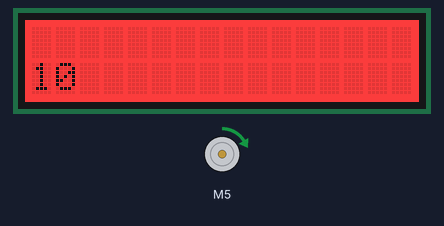
Bench run of a sketch on a simulated Arduino Uno, built with avr-gcc and run on an emulated ATmega328P. Shown: 16×2 character LCD, DC motor (green arrow = forward, orange = backward, longer = faster). What the sketch prints to the serial monitor is not drawn.

Above: at 0.1 s.
At 12.8 s:
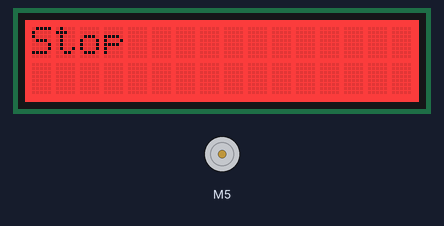
At 26.0 s:
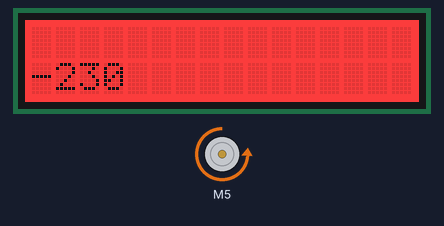
At 39.1 s:
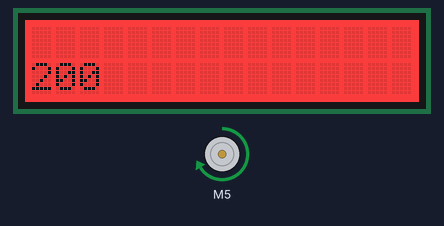
Timing chart, 0 to 40.0 s (numbered marks = the images above):
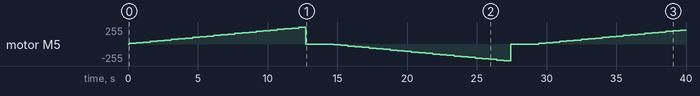

Measured:
- by itself, motor M5: stopped → forward 10/255 at 0.08 s, → forward 20/255 0.50 s later, → forward 30/255 0.51 s later, → forward 40/255 0.51 s later, … (73 changes in this stretch)
- what the display in image 1 shows lasts 2.1 s, from 12.7 s to 14.8 s
- what the display in image 2 shows lasts 0.5 s, from 25.9 s to 26.4 s

The sketch:

Motor_Test_LCD.ino
```cpp
 #include <Wire.h>
 #include "CytronMotorDriver.h"
 #include "rgb_lcd.h"


// Configure the motor driver.
CytronMD motor(PWM_DIR, 5, 6);  // PWM = Pin 3, DIR = Pin 4.
int colorRed = 255;
 int colorGreen = 0;
 int colorBlue = 0;
 //LCD screen selbst
 rgb_lcd lcd;

// The setup routine runs once when you press reset.
void setup() {
   Serial.begin(9600);
   lcd.begin(16, 2);
  lcd.setRGB(255, 0, 0);
}


// The loop routine runs over and over again forever.
void loop() {
  Serial.println("Vorwärts");
  lcd.setCursor(0,0);
  lcd.print("Vorärts");
  for (int i=1;i<26;i++)
  {
    Serial.println(i*10);
    motor.setSpeed(i*10);  // Run forward at 50% speed.
    lcd.clear();
    lcd.setCursor(0,1);
    lcd.print(i*10);
    delay(500);
  }


  Serial.println("Stop");
  lcd.clear();
  lcd.setCursor(0,0);
  lcd.print("Stop");
  motor.setSpeed(0);    // Stop.
  delay(2000);

  Serial.println("Rückwärts");
  for (int i=1;i<26;i++)
  {
    Serial.println(i*(-10));
    motor.setSpeed(i*(-10));  // Run forward at 50% speed.
    lcd.clear();
    lcd.setCursor(0,1);
    lcd.print(i*(-10));
    delay(500);
  }


  motor.setSpeed(0);    // Stop.
  delay(2000);
}
```
